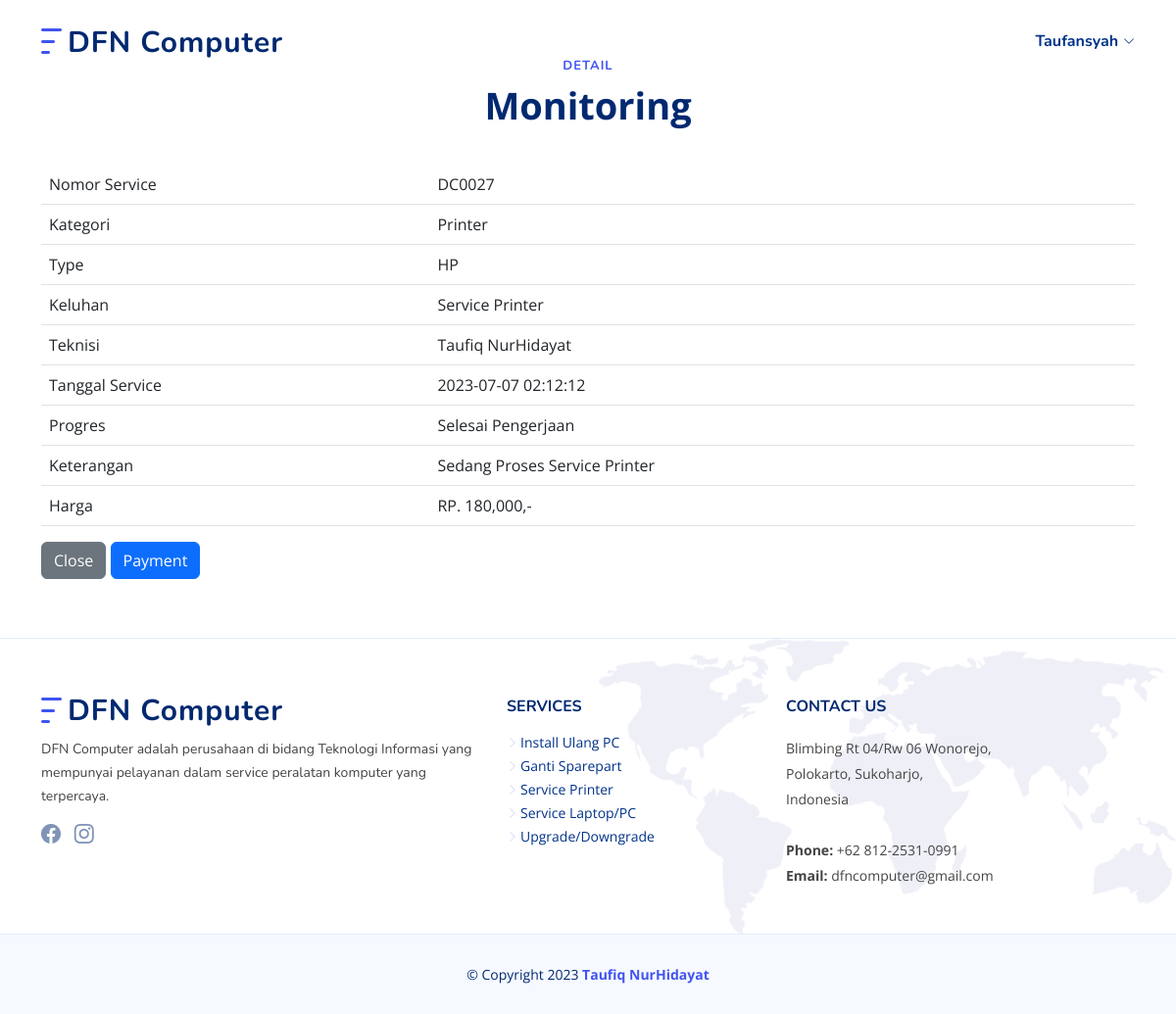
Page /pelanggan/detail_monitoring.php?no_service=27 (signed in) on the earlier database version.
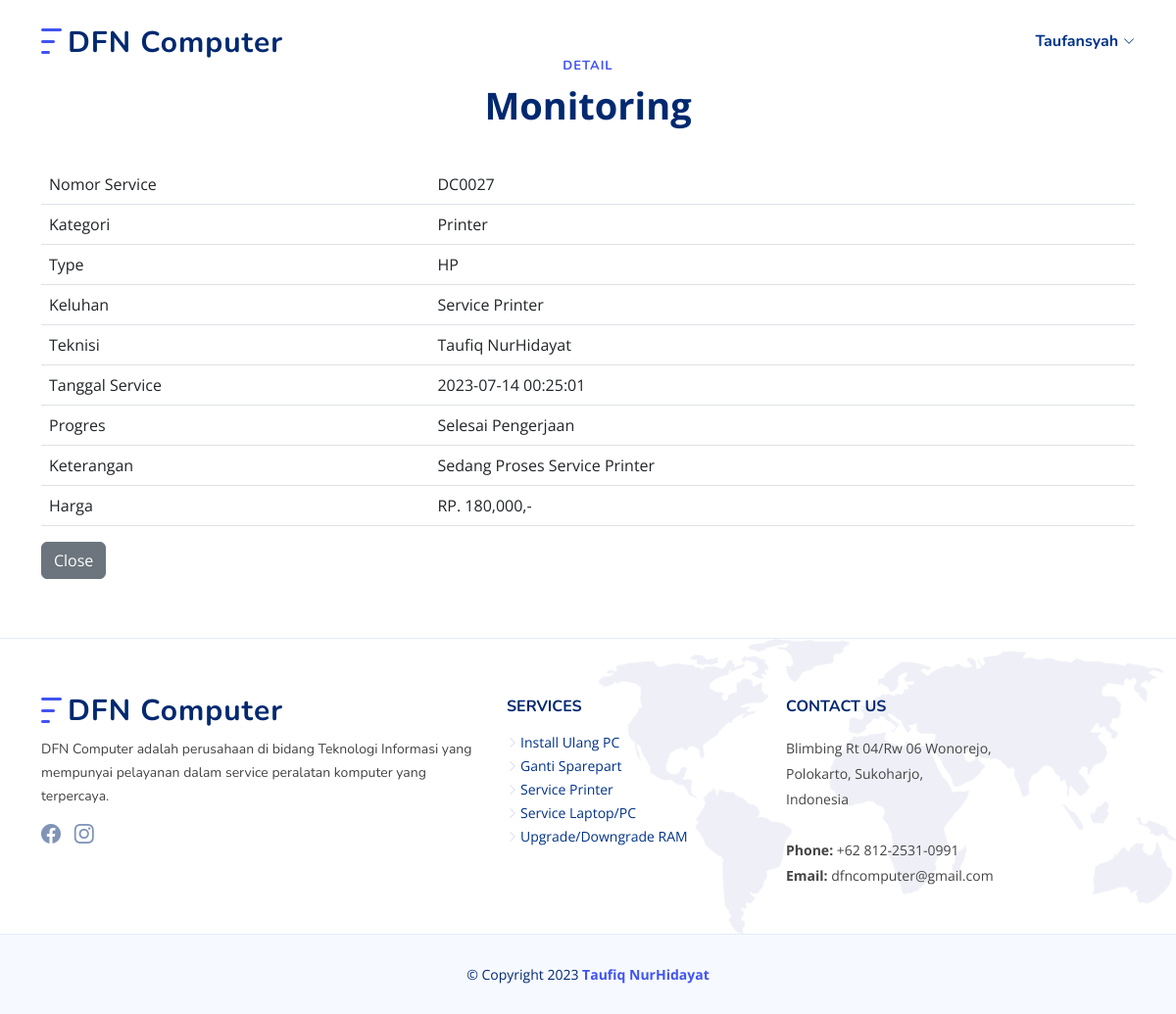
Same page on the later database version.
### tables this page shows
CREATE TABLE `service` (
  `no_service` int(11) NOT NULL,
  `id_pelanggan` int(11) NOT NULL,
  `kategori` varchar(255) NOT NULL,
  `type` varchar(255) NOT NULL,
  `keluhan` text NOT NULL,
  `tanggal` datetime DEFAULT current_timestamp(),
  `progres` varchar(255) NOT NULL,
  `keterangan` varchar(255) NOT NULL,
  `totharga` int(25) NOT NULL,
  `id_admin` int(11) NOT NULL,
  `id_order` int(11) NOT NULL,
  `tgl_update` datetime NOT NULL DEFAULT current_timestamp() ON UPDATE current_timestamp()
);

CREATE TABLE `jasa` (
  `id_jasa` int(11) NOT NULL,
  `kategori` varchar(255) NOT NULL,
  `keterangan` varchar(255) NOT NULL
);

### pelanggan/detail_monitoring.php (the view, shortened to what the changed rows need)
<?php include('../koneksi.php');
?>
<?php
if (isset($_GET['no_service'])) {
    $nomor = $_GET['no_service'];
}
?>
<!DOCTYPE html>
<html lang="en">
<head>
    <link href="../public/assets/vendor/aos/aos.css" rel="stylesheet">
    <link href="../public/assets/vendor/bootstrap/css/bootstrap.min.css" rel="stylesheet">
    <link href="../public/assets/vendor/bootstrap-icons/bootstrap-icons.css" rel="stylesheet">
    <link href="../public/assets/vendor/glightbox/css/glightbox.min.css" rel="stylesheet">
    <link href="../public/assets/vendor/remixicon/remixicon.css" rel="stylesheet">
    <link href="../public/assets/vendor/swiper/swiper-bundle.min.css" rel="stylesheet">
    <link href="../public/assets/css/style.css" rel="stylesheet">
</head>
<body>
    <section id="detail" class="detail">
        <div class="container" data-aos="fade-up">
            <div class="row">
                <div class="col-lg-12 d-flex flex-column justify-content-center">
                    <header class="section-header">
                        <h2>Detail</h2>
                    </header>
                    <div class="table-responsive" id="tablefilter">
                        <table id="tabledetail" class="table table-striped table-hover">
                            <thead>
                                <?php
                                $idp = $_SESSION['id_pelanggan'];
                                $sql = mysqli_query($koneksi, "SELECT service.*,admin.id,admin.name FROM service,admin WHERE service.id_admin = admin.id AND progres IN ('Proses Pengerjaan', 'Selesai Pengerjaan', 'Di Ambil') AND id_pelanggan='$idp' AND no_service = '$nomor'");
                                while ($data = mysqli_fetch_array($sql)) {
                                ?>
                                    <tr>
                                        <td>Nomor Service</td>
                                        <td>DC00<?php echo $data['no_service']; ?></td>
                                    <tr>
                                        <td>Kategori</td>
                                        <td><?php echo $data['kategori']; ?></td>
                                    </tr>
                                    <tr>
                                        <td>Type</td>
                                        <td><?php echo $data['type']; ?></td>
                                    </tr>
                                    <tr>
                                        <td>Keluhan</td>
                                        <td><?php echo $data['keluhan']; ?></td>
                                    </tr>
                                    <tr>
                                        <td>Teknisi</td>
                                        <td><?php echo $data['name']; ?></td>
                                    </tr>
                                    <tr>
                                        <td>Tanggal Service</td>
                                        <td><?php echo $data['tgl_update']; ?></td>
                                    </tr>
                                    <tr>
                                        <td>Progres</td>
                                        <td><?php echo $data['progres']; ?></td>
                                    </tr>
                                    <tr>
                                        <td>Keterangan</td>
                                        <td><?php echo $data['keterangan']; ?></td>
                                    </tr>
                                    <tr>
                                        <td>Harga</td>
                                        <td>RP. <?php echo number_format($data['totharga']) ?>,-</td>
                                    </tr>
                            </thead>
                        </table>
                        <div>
                            <?php
                                    $id_order = $data['id_order'];
                                    $row = mysqli_query($koneksi, "SELECT transaksi_midtrans.* FROM transaksi_midtrans WHERE transaksi_midtrans.id_order = $id_order");
                                    while ($data1 = mysqli_fetch_array($row)) {
                                        $status = $data1['status_code'];
                                    }
                            ?>
                            <a class="btn btn-secondary" href="index.php#monitoring">Close</a>
                            <?php
                                    if (isset($status)) {
                                        if ($status == 200) {
                                        } elseif ($status == 202) {
                                        }
                                    } else { ?>
                                <a class="btn btn-primary" href="../midtrans/snap/bayar?no_service=<?php echo $data['no_service']; ?>" target="_blank">Payment</a>
                            <?php
                                    }
                            ?>
                        </div>
                    <?php
                                }
                    ?>
                    </div>
                </div>
            </div>
        </div>
    </section>
    <?php
    include '../footer.php';
    ?>
</body>
</html>

### footer.php (shortened to what the changed rows need)
<footer id="footer" class="footer fixed">
  <div class="footer-top">
    <div class="container">
      <div class="row gy-4">
        <div class="col-lg-3 col-md-12 footer-links">
          <?php
          $sql = mysqli_query($koneksi, "SELECT * FROM jasa");
          while ($data = mysqli_fetch_array($sql)) {
          ?>
            <ul>
              <li>
                <i class="bi bi-chevron-right"></i>
                <a><?php echo $data['keterangan']; ?></a>
              </li>
            </ul>
          <?php
          }
          ?>
        </div>
      </div>
    </div>
  </div>
</footer>

Differences in the rows shown:
changed service "Printer": tgl_update "2023-07-07 02:12:12" → "2023-07-14 00:25:01"; no longer shows "Payment"
changed jasa: keterangan "Upgrade/Downgrade" → "Upgrade/Downgrade RAM"
